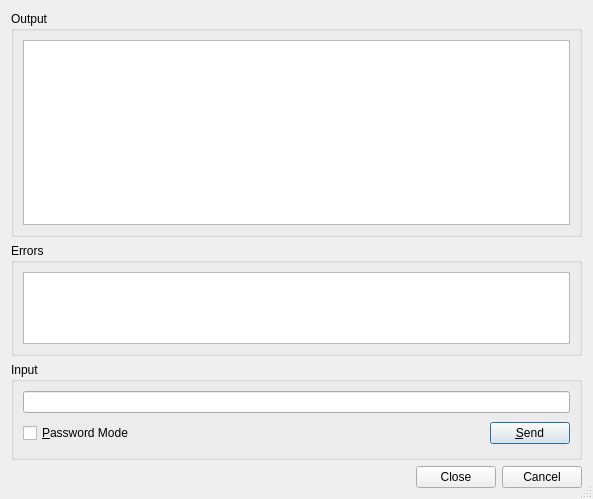
<?xml version="1.0" encoding="UTF-8"?>
<ui version="4.0">
 <class>HgDialog</class>
 <widget class="QDialog" name="HgDialog">
  <property name="geometry">
   <rect>
    <x>0</x>
    <y>0</y>
    <width>593</width>
    <height>499</height>
   </rect>
  </property>
  <property name="windowTitle">
   <string>Mercurial</string>
  </property>
  <property name="sizeGripEnabled">
   <bool>true</bool>
  </property>
  <layout class="QVBoxLayout">
   <item>
    <widget class="QGroupBox" name="outputGroup">
     <property name="sizePolicy">
      <sizepolicy hsizetype="Preferred" vsizetype="Expanding">
       <horstretch>0</horstretch>
       <verstretch>2</verstretch>
      </sizepolicy>
     </property>
     <property name="title">
      <string>Output</string>
     </property>
     <layout class="QVBoxLayout">
      <item>
       <widget class="QTextEdit" name="resultbox">
        <property name="readOnly">
         <bool>true</bool>
        </property>
        <property name="acceptRichText">
         <bool>false</bool>
        </property>
       </widget>
      </item>
     </layout>
    </widget>
   </item>
   <item>
    <widget class="QGroupBox" name="errorGroup">
     <property name="sizePolicy">
      <sizepolicy hsizetype="Preferred" vsizetype="Expanding">
       <horstretch>0</horstretch>
       <verstretch>1</verstretch>
      </sizepolicy>
     </property>
     <property name="title">
      <string>Errors</string>
     </property>
     <layout class="QVBoxLayout">
      <item>
       <widget class="QTextEdit" name="errors">
        <property name="readOnly">
         <bool>true</bool>
        </property>
        <property name="acceptRichText">
         <bool>false</bool>
        </property>
       </widget>
      </item>
     </layout>
    </widget>
   </item>
   <item>
    <widget class="QGroupBox" name="inputGroup">
     <property name="title">
      <string>Input</string>
     </property>
     <layout class="QGridLayout">
      <item row="1" column="1">
       <spacer>
        <property name="orientation">
         <enum>Qt::Horizontal</enum>
        </property>
        <property name="sizeType">
         <enum>QSizePolicy::Expanding</enum>
        </property>
        <property name="sizeHint" stdset="0">
         <size>
          <width>327</width>
          <height>29</height>
         </size>
        </property>
       </spacer>
      </item>
      <item row="1" column="2">
       <widget class="QPushButton" name="sendButton">
        <property name="toolTip">
         <string>Press to send the input to the hg process</string>
        </property>
        <property name="text">
         <string>&amp;Send</string>
        </property>
        <property name="shortcut">
         <string>Alt+S</string>
        </property>
       </widget>
      </item>
      <item row="0" column="0" colspan="3">
       <widget class="QLineEdit" name="input">
        <property name="toolTip">
         <string>Enter data to be sent to the hg process</string>
        </property>
       </widget>
      </item>
      <item row="1" column="0">
       <widget class="QCheckBox" name="passwordCheckBox">
        <property name="toolTip">
         <string>Select to switch the input field to password mode</string>
        </property>
        <property name="text">
         <string>&amp;Password Mode</string>
        </property>
        <property name="shortcut">
         <string>Alt+P</string>
        </property>
       </widget>
      </item>
     </layout>
    </widget>
   </item>
   <item>
    <widget class="QDialogButtonBox" name="buttonBox">
     <property name="orientation">
      <enum>Qt::Horizontal</enum>
     </property>
     <property name="standardButtons">
      <set>QDialogButtonBox::Cancel|QDialogButtonBox::Close</set>
     </property>
    </widget>
   </item>
  </layout>
 </widget>
 <pixmapfunction>qPixmapFromMimeSource</pixmapfunction>
 <tabstops>
  <tabstop>resultbox</tabstop>
  <tabstop>errors</tabstop>
  <tabstop>input</tabstop>
  <tabstop>passwordCheckBox</tabstop>
  <tabstop>sendButton</tabstop>
  <tabstop>buttonBox</tabstop>
 </tabstops>
 <resources/>
 <connections/>
</ui>
